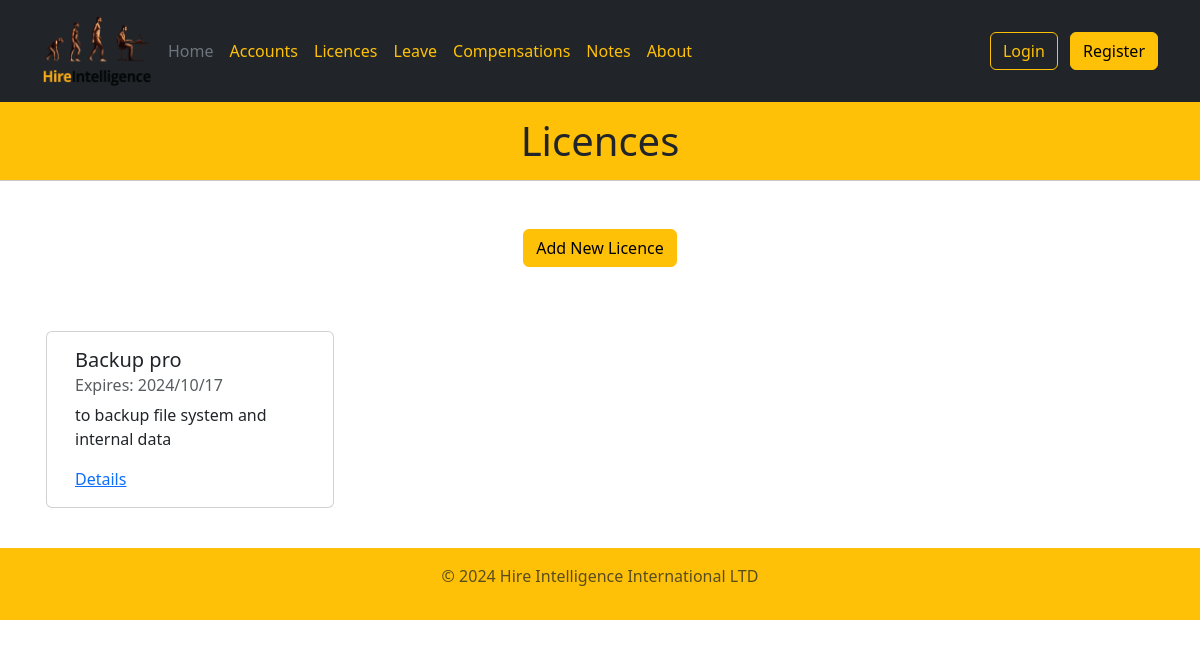
Page /licences on the committed database.
### models.py (models this page shows)
class Licence(db.Model):
    id = db.Column(db.Integer, primary_key=True, autoincrement=True)
    date = db.Column(db.DateTime(timezone=True))
    product_name = db.Column(db.String)
    agreement = db.Column(db.String)
    product_detail = db.Column(db.String)
    usage = db.Column(db.String)
    mac = db.Column(db.Boolean)
    windows = db.Column(db.Boolean)
    android = db.Column(db.Boolean)
    ios = db.Column(db.Boolean)
    unix = db.Column(db.Boolean)
    portal_url = db.Column(db.String)
    activation_key = db.Column(db.String)
    username = db.Column(db.String)
    password = db.Column(db.String)
    purchased_by = db.Column(db.String)
    purchased_date = db.Column(db.DateTime(timezone=True))
    purchase_method = db.Column(db.String)
    expiration_date = db.Column(db.DateTime(timezone=True))
    auto_renew = db.Column(db.Boolean)
    cost = db.Column(db.Float)
    currency = db.Column(db.String)

### views.py (the view)
    @app.route("/licences", methods=("GET", "POST"))
    def licences():
        licence_list = list(Licence.query.all())
        return render_template("licences.html", title="Licences",
            year=datetime.now().year, licence_list=licence_list)

### templates/licences.html (shortened to what this page needs)
{% extends "base.html" %}  {% block content %}
<h1 class="text-center">{{title}}</h1>
<hr />
<div class="container">
<div class="mt-5 d-flex justify-content-center m-5">
    <a href="{{url_for('add_licence')}}">
        <button class="btn btn-warning">Add New Licence</button>
    </a>
</div>
<div class="row">
    {% for item in licence_list %}
    <div class="card m-3" style="width: 18rem;">
        <div class="card-body">
          <h5 class="card-title">{{item.product_name}}</h5>
          <h6 class="card-subtitle mb-2 text-muted">
            Expires: {{item.expiration_date.strftime("%Y/%m/%d")}}</h6>
          <p class="card-text">{{item.product_detail}}</p>
          <a href="{{url_for('licence_detail', licence_id = item.id)}}"
          class="card-link">Details</a>
        </div>
      </div>
    {% endfor %}
</div>
</div>
{% endblock %}
{% block year %} {{year}} {% endblock %}

### static/style/style.css (style rules this page uses)
h1 { background-color: #ffc107; margin: 0px; padding: 15px; }
hr { background-color: #ffc107; margin : 0px; }

### rows in the picture
Licence: product_name "Backup pro", expiration_date "2024/10/17", product_detail "to backup file system and internal data"

### other values in the picture
{{ title }} "Licences"
